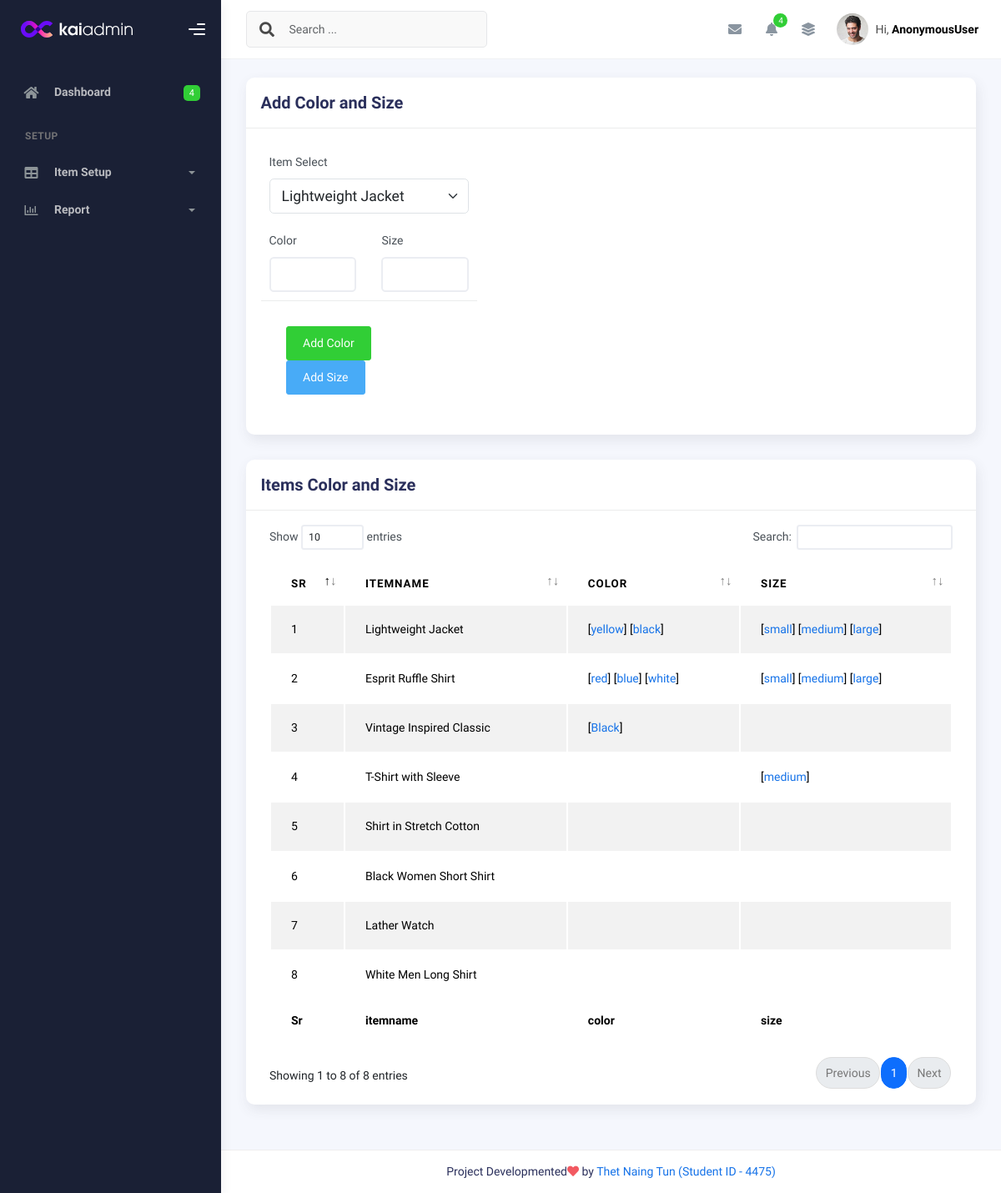
The app's page /color_and_size/ with its own data.
### myapp/models.py (models this page shows, shortened)
class item(models.Model):
    itemname = models.CharField(max_length=255)
    category = models.ForeignKey(category, on_delete=models.CASCADE)
    price = models.PositiveIntegerField(default=0)
    description = models.CharField(max_length=255)
    photo1 = models.ImageField(upload_to='item/', blank=True, null=True)
    photo2 = models.ImageField(upload_to='item/', blank=True, null=True)
    photo3 = models.ImageField(upload_to='item/', blank=True, null=True)
    photo4 = models.ImageField(upload_to='item/', blank=True, null=True)
    created_at = models.DateTimeField(auto_now_add=True)
    updated_at = models.DateTimeField(auto_now=True)

class ItmColor(models.Model):
    items = models.ForeignKey(item, on_delete=models.CASCADE)
    color = models.CharField(max_length=255,null=True, blank=True)
    created_at = models.DateTimeField(auto_now_add=True)
    updated_at = models.DateTimeField(auto_now=True)

class ItmSize(models.Model):
    items = models.ForeignKey(item, on_delete=models.CASCADE)
    size = models.CharField(max_length=255,null=True, blank=True)
    created_at = models.DateTimeField(auto_now_add=True)
    updated_at = models.DateTimeField(auto_now=True)

### myapp/views.py (the view)
# urls.py: path('color_and_size/', color_and_size.as_view(), name='color_and_size'),
class color_and_size(View):
    def get(self, request):
        itm = item.objects.all()
        context = {'itm':itm}
        return render(request, 'shopadmin/color_size.html', context)

### templates/shopadmin/color_size.html
{% extends 'shopadmin/index.html' %}
{% block content %}
<div class="row">
    <div class="col-md-12">
        <div class="card">
            <div class="card-header">
              <div class="card-title">Add Color and Size</div>
            </div>
            <div class="card-body ">
              <div class="row">
                <div class="col-md-8 col-lg-4" id="addColorSize">
                <div class="addform">
                    <div class="form-group">
                        <label for="largeSelect">Item Select</label>
                        <select
                          class="form-select form-control-lg"
                          id="largeSelect"
                        >
                        {% for i in itm %}
                          <option value="{{i.id}}">{{i.itemname}}</option>
                          {% endfor %}
                        </select>
                    </div>
                    <div class="form-group row">
                        <div class="col-6">
                        <label for="icolor">Color</label>
                        <input type="text" name="icolor" id="icolor" class="form-control">
                        </div>
                        <div class="col-6">
                        <label for="isize">Size</label>
                        <input type="text" name="isize" id="isize" class="form-control">
                        </div>
                    </div>
                    <div class="card-action">
                        <button class="btn btn-success" id="addColorBtn">Add Color</button>
                        <button class="btn btn-info" id="addSizeBtn">Add Size</button>
                    </div>
                </div>
                </div>
              </div>
            </div>
          </div>
    </div>
  </div>
  <div class="col-md-12">
    <div class="card">
      <div class="card-header">
        <h4 class="card-title">Items Color and Size</h4>
      </div>
      <div class="card-body">
        <div class="table-responsive">
          <table
            id="basic-datatables"
            class="display table table-striped table-hover"
          >
            <thead>
              <tr>
                <th>Sr</th>
                <th>itemname</th>
                <th>color</th>
                <th>size</th>
              </tr>
            </thead>
            <tfoot>
              <tr>
                <th>Sr</th>
                <th>itemname</th>
                <th>color</th>
                <th>size</th>
              </tr>
            </tfoot>
            <tbody>
              {% for i in itm %}
              <tr>
                <td>
                  {{i.id}}
                </td>
                <td>{{i.itemname}}</td>
                <td>
                {% for c in i.itmcolor_set.all %}
                 [<span class="text-primary">{{c.color}}</span>]
                {% endfor %}
                </td>
                <td>
                {% for c in i.itmsize_set.all %}
                 [<span class="text-primary">{{c.size}}</span>]
                {% endfor %}
                </td>
              </tr>
              {% endfor %}
            </tbody>
          </table>
        </div>
      </div>
    </div>
  </div>
{% endblock content %}

### records on screen
item: id "1", itemname "Lightweight Jacket"
ItmColor: color "yellow"
ItmColor: color "black"
ItmSize: size "small"
ItmSize: size "medium"
ItmSize: size "large"
item: id "2", itemname "Esprit Ruffle Shirt"
ItmColor: color "red"
ItmColor: color "blue"
ItmColor: color "white"
ItmSize: size "small"
ItmSize: size "medium"
ItmSize: size "large"
item: id "3", itemname "Vintage Inspired Classic"
ItmColor: color "Black"
item: id "4", itemname "T-Shirt with Sleeve"
ItmSize: size "medium"
item: id "5", itemname "Shirt in Stretch Cotton"
item: id "6", itemname "Black Women Short Shirt"
item: id "7", itemname "Lather Watch"
item: id "8", itemname "White Men Long Shirt"

### other values on screen
{{ request.user }} "AnonymousUser"
form field value "Lightweight Jacket"
